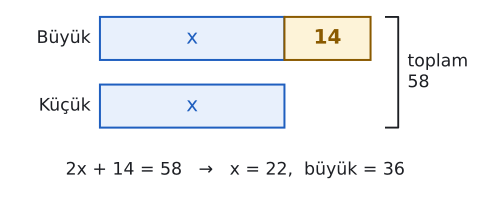

Python code for this plot:
import sys; sys.path.insert(0, "tools")
from cizim import *

# Toplamı 58, farkı 14 olan iki sayı: küçük x, büyük x + 14. Şerit modeli.
fig, ax = sekil(6.2, 2.9)
ax.axis("off"); ax.set_aspect("equal")
X, F, H = 3.0, 1.4, 0.7          # x şeridinin ve 14 parçasının genişliği, şerit yüksekliği
y_b, y_k = 1.3, 0.2              # büyük ve küçük sayı şeritlerinin alt kenarı
ax.text(-0.15, y_b + H / 2, "Büyük", ha="right", va="center", fontsize=13)
ax.text(-0.15, y_k + H / 2, "Küçük", ha="right", va="center", fontsize=13)
ax.add_patch(patches.Rectangle((0, y_b), X, H, facecolor=MAVI_ACIK, edgecolor=MAVI, lw=1.5))
ax.text(X / 2, y_b + H / 2, "x", ha="center", va="center", fontsize=15, color=MAVI)
ax.add_patch(patches.Rectangle((X, y_b), F, H, facecolor=SARI_ACIK, edgecolor=SARI, lw=1.5))
ax.text(X + F / 2, y_b + H / 2, "14", ha="center", va="center", fontsize=15, color=SARI, fontweight="bold")
ax.add_patch(patches.Rectangle((0, y_k), X, H, facecolor=MAVI_ACIK, edgecolor=MAVI, lw=1.5))
ax.text(X / 2, y_k + H / 2, "x", ha="center", va="center", fontsize=15, color=MAVI)
# toplam parantezi (sağda)
xr = X + F + 0.25
ax.plot([xr, xr + 0.2, xr + 0.2, xr], [y_b + H, y_b + H, y_k, y_k], color=YAZI, lw=1.4)
ax.text(xr + 0.35, (y_b + H + y_k) / 2, "toplam\n58", ha="left", va="center", fontsize=13)
# denklem
ax.text((X + F) / 2, -0.35, "2x + 14 = 58   →   x = 22,  büyük = 36", ha="center", va="top", fontsize=13, color=YAZI)
ax.set_xlim(-1.5, X + F + 1.6); ax.set_ylim(-0.9, 2.15)
kaydet(fig, __file__)
